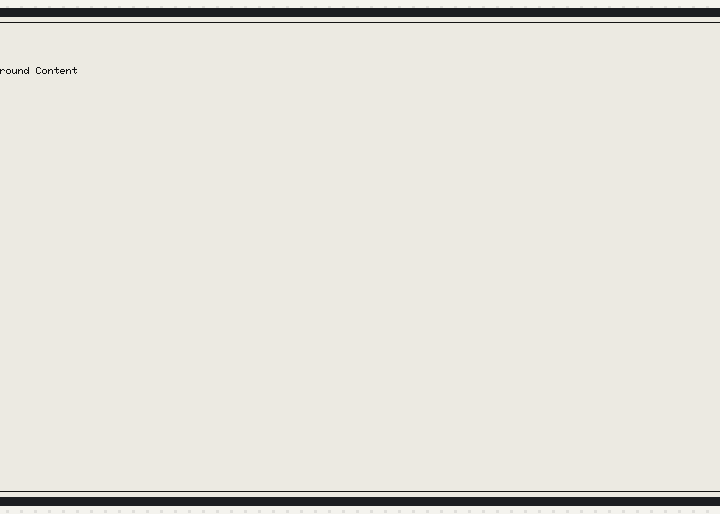
A sketch run on a simulated ESP8266 (Wemos D1 mini). On the bench: 800×480 one-colour display. What the sketch prints to the serial monitor is not drawn.

Above: at 9.1 s.
At 15.4 s:
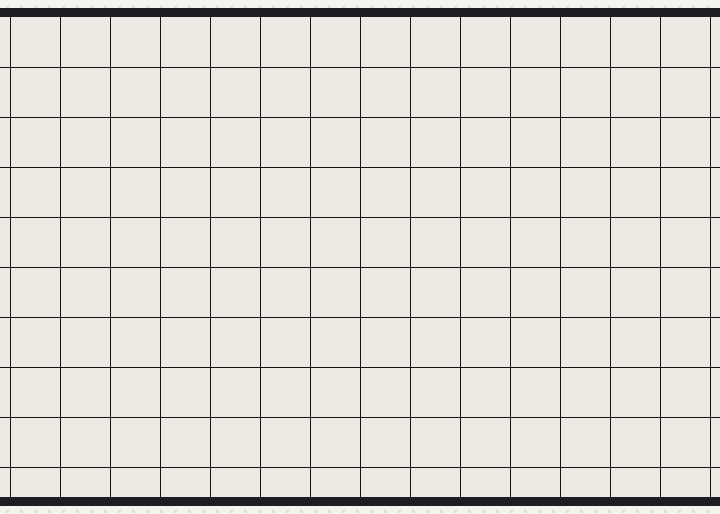
At 17.6 s:
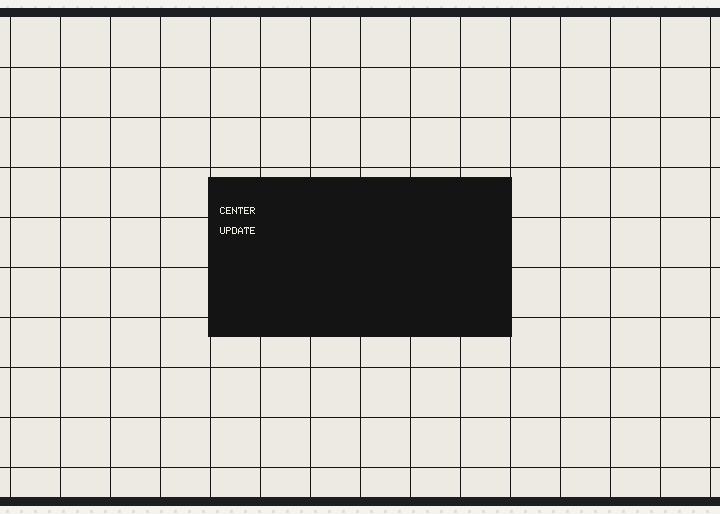

The sketch:

GDEQ0426T82_WeMos_D1_Mini.ino
```cpp
/*
 * GDEQ0426T82 + WeMos D1 Mini 優化版主程式
 *
 * 📊 v2.1 優化重點：
 * ✅ 修正顯示器尺寸設定 (使用分頁模式，支援完整 800×480)
 * ✅ 記憶體優化：從 40KB 緩衝降到 800 bytes (減少 98%)
 * ✅ 移除不必要的 8-bit 對齊邏輯
 * ✅ 改為一次性測試避免過度刷新電子紙
 * ✅ 使用 F() 巨集減少 RAM 使用
 * ✅ 簡化程式碼邏輯，提升可維護性
 *
 * 測試項目：
 * - 系統資訊顯示與記憶體統計
 * - 白屏清除測試
 * - 文字顯示測試
 * - 圖形繪製測試 (完整 480 像素高度)
 * - 部分更新測試
 * - 中央區域部分更新測試
 *
 * 版本: v2.1 (優化版)
 * 日期: 2025-10-02
 * 基於: GxEPD2 官方範例和最佳實踐
 */

#include <GxEPD2_BW.h>
#include <gdeq/GxEPD2_426_GDEQ0426T82.h>
#include <Fonts/FreeMonoBold9pt7b.h>
#include <ESP8266WiFi.h>

// ==================== 腳位定義 ====================
#define EPD_CS    15  // D8 - CS (必須加 3.3k 下拉電阻到 GND)
#define EPD_DC     0  // D3 - DC
#define EPD_RST    5  // D1 - RST (建議加 1k 上拉電阻到 3.3V)
#define EPD_BUSY   4  // D2 - BUSY

// ==================== 記憶體最佳化顯示器設定 ====================
// 使用分頁模式：僅緩衝 8 行而非完整螢幕
// 優勢：減少 98% 的 RAM 使用 (從 48KB 降到 800 bytes)
// 功能：仍可顯示完整 800×480 像素 (透過自動分頁)
#define MAX_DISPLAY_BUFFER_SIZE 800  // 每次僅緩衝 8 行

#define MAX_HEIGHT(EPD) (EPD::HEIGHT <= MAX_DISPLAY_BUFFER_SIZE / (EPD::WIDTH / 8) ? \
                         EPD::HEIGHT : MAX_DISPLAY_BUFFER_SIZE / (EPD::WIDTH / 8))

// 使用分頁模式的顯示器物件
GxEPD2_BW<GxEPD2_426_GDEQ0426T82, MAX_HEIGHT(GxEPD2_426_GDEQ0426T82)> display(
    GxEPD2_426_GDEQ0426T82(EPD_CS, EPD_DC, EPD_RST, EPD_BUSY)
);

// ==================== 記憶體統計輔助函數 ====================
void printMemoryStats() {
  unsigned long freeHeap = ESP.getFreeHeap();
  Serial.println(F("--- 記憶體狀態 ---"));
  Serial.print(F("可用記憶體: "));
  Serial.print(freeHeap);
  Serial.println(F(" bytes"));

  // 計算實際緩衝大小
  unsigned long bufferSize = (unsigned long)(display.width() / 8) * display.height();
  Serial.print(F("顯示緩衝: "));
  Serial.print(bufferSize);
  Serial.println(F(" bytes"));

  Serial.print(F("緩衝行數: "));
  Serial.print(display.height());
  Serial.println(F(" lines"));
  Serial.println();
}

void setup() {
  Serial.begin(115200);
  delay(1000);

  Serial.println(F("=== GDEQ0426T82 + WeMos D1 Mini 優化版測試 ==="));
  Serial.printf("編譯時間: %s %s\r\n", __DATE__, __TIME__);
  Serial.println();

  // ==================== 記憶體最佳化：禁用 WiFi ====================
  WiFi.mode(WIFI_OFF);
  WiFi.forceSleepBegin();
  Serial.println(F("WiFi 已禁用以最佳化記憶體"));

  // 顯示系統資訊
  Serial.println(F("--- ESP8266 系統資訊 ---"));
  Serial.printf("晶片 ID: 0x%08X\r\n", ESP.getChipId());
  Serial.printf("Flash 大小: %d MB\r\n", ESP.getFlashChipSize() / (1024 * 1024));
  Serial.printf("CPU 頻率: %d MHz\r\n", ESP.getCpuFreqMHz());
  Serial.println();

  printMemoryStats();

  // 初始化腳位
  Serial.println(F("--- 初始化腳位 ---"));
  pinMode(EPD_BUSY, INPUT);
  pinMode(EPD_RST, OUTPUT);
  pinMode(EPD_DC, OUTPUT);
  pinMode(EPD_CS, OUTPUT);
  digitalWrite(EPD_CS, HIGH);
  digitalWrite(EPD_DC, HIGH);
  digitalWrite(EPD_RST, HIGH);
  Serial.println(F("腳位初始化完成"));
  Serial.println();

  // 初始化 GxEPD2 顯示器
  Serial.println(F("--- 初始化 GxEPD2 顯示器 ---"));
  display.init(115200, true, 2, false);
  Serial.println(F("[OK] GxEPD2 顯示器初始化成功！"));
  Serial.printf("顯示器尺寸: %d x %d 像素\r\n", display.width(), display.height());
  Serial.println();

  printMemoryStats();

  // 執行單次測試
  Serial.println(F("=== 開始單次測試 ==="));
  testClearScreen();
  testPartialUpdate();
  testPartialUpdateCenter();

  Serial.println();
  Serial.println(F("=== 測試完成 ==="));
  printMemoryStats();
}

void loop() {
  // 測試已在 setup() 中完成，進入閒置狀態
  delay(10000);
}

void testClearScreen() {
  Serial.println(F("測試 1: 清除螢幕"));
  display.setRotation(0);
  display.setFullWindow();
  display.firstPage();
  do {
    display.fillScreen(GxEPD_WHITE);
  } while (display.nextPage());
  Serial.println(F("[OK] 白屏測試完成"));
}

void testPartialUpdate() {
  Serial.println(F("測試 2: 部分更新"));

  // 先建立完整背景
  display.setRotation(0);
  display.setFullWindow();
  display.firstPage();
  do {
    display.fillScreen(GxEPD_WHITE);
    display.setTextColor(GxEPD_BLACK);
    display.setCursor(10, 50);
    display.print(F("Background Content"));
    display.drawRect(5, 5, display.width()-10, display.height()-10, GxEPD_BLACK);
  } while (display.nextPage());

  Serial.println(F("背景圖像完成，開始部分更新..."));
  delay(1000);

  // 部分更新：在左上角更新小區域
  int16_t x = 50;
  int16_t y = 100;
  int16_t w = 200;
  int16_t h = 50;

  display.setPartialWindow(x, y, w, h);
  display.firstPage();
  do {
    display.fillScreen(GxEPD_WHITE);
    display.setTextColor(GxEPD_BLACK);
    display.setCursor(x + 5, y + 30);
    display.print(F("UPDATED!"));
  } while (display.nextPage());

  Serial.println(F("[OK] 部分更新完成"));
}


void testPartialUpdateCenter() {
  Serial.println(F("測試 3: 中央部分更新"));

  // 先建立網格背景
  display.setRotation(0);
  display.setFullWindow();
  display.firstPage();
  do {
    display.fillScreen(GxEPD_WHITE);
    for (int i = 50; i < display.width(); i += 50) {
      display.drawLine(i, 0, i, display.height(), GxEPD_BLACK);
    }
    for (int i = 50; i < display.height(); i += 50) {
      display.drawLine(0, i, display.width(), i, GxEPD_BLACK);
    }
  } while (display.nextPage());

  Serial.println(F("網格背景完成，開始中央部分更新..."));
  delay(1000);

  // 部分更新：在中央更新區域（加大一倍）
  int16_t x = display.width() / 2 - 150;
  int16_t y = display.height() / 2 - 80;
  int16_t w = 300;
  int16_t h = 160;

  display.setPartialWindow(x, y, w, h);
  display.firstPage();
  do {
    display.fillScreen(GxEPD_BLACK);
    display.setTextColor(GxEPD_WHITE);
    display.setCursor(x + 10, y + 30);
    display.print(F("CENTER"));
    display.setCursor(x + 10, y + 50);
    display.print(F("UPDATE"));
  } while (display.nextPage());

  Serial.println(F("[OK] 中央部分更新完成"));
}
```

Measured:
- what the display in image 1 shows lasts 2.2 s, from 15.3 s to 17.5 s
